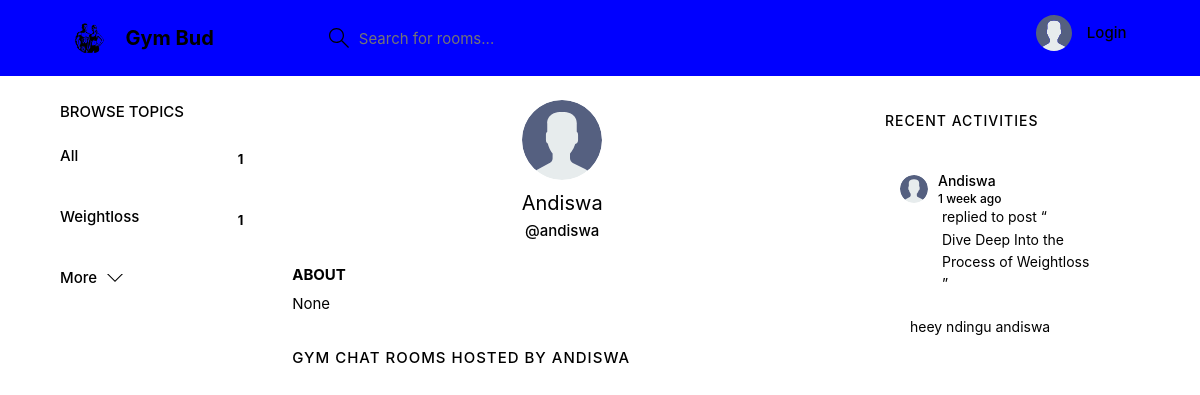
The app's page /profile/6, older data.
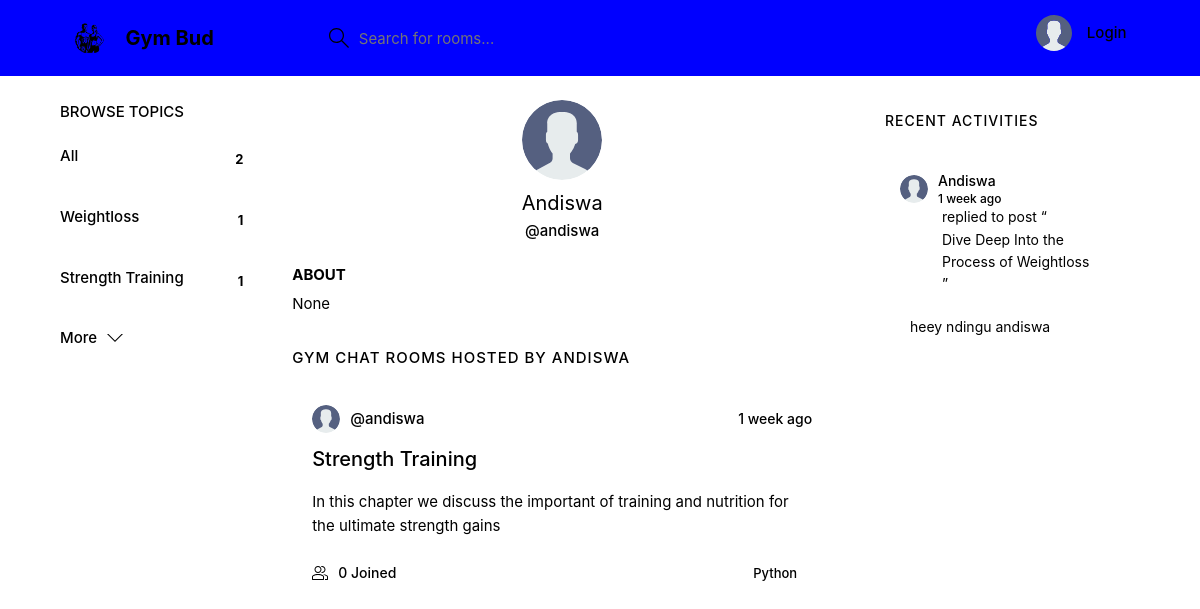
The same page, newer data.
### gym_bud_app/models.py (models this page shows, shortened)
class Topic(models.Model):
    name = models.CharField(max_length=200)
    def __str__(self):
        return self.name

class User(AbstractUser):
    name = models.CharField(max_length=200,null=True)
    email = models.EmailField(unique=True)
    bio = models.TextField(null=True)
    avatar = models.ImageField(null=True, default="avatar.svg")
    USERNAME_FIELD = 'email'
    REQUIRED_FIELDS = []

class Message(models.Model):
    user = models.ForeignKey(User, on_delete=models.CASCADE)
    room = models.ForeignKey(Room, on_delete=models.CASCADE)
    body = models.TextField()
    update = models.DateTimeField(auto_now=True)
    created = models.DateTimeField(auto_now_add=True)
    class Meta:
        ordering = ['-created']

class Room(models.Model):
    host = models.ForeignKey(User, models.SET_NULL, null=True)
    topic = models.ForeignKey(Topic, models.SET_NULL, null=True)
    name = models.CharField(max_length=200)
    description = models.TextField(null=True, blank=True)
    participants = models.ManyToManyField(User, related_name='participants', blank=True)
    updated = models.DateTimeField(auto_now=True)
    created = models.DateTimeField(auto_now_add=True)
    class Meta:
        ordering = ['-updated','-created']
    def __str__(self):
        return self.name

### gym_bud_app/views.py (the view)
# urls.py: path('profile/<str:pk>', userProfile, name='user-profile'),
def userProfile(request, pk):
    user = User.objects.get(id=pk)
    rooms = user.room_set.all()
    room_messages = user.message_set.all()
    topics = Topic.objects.all()
    context = {
        'user': user,
        'user_rooms': rooms,
        'topics': topics,
        'room_messages': room_messages
    }
    return render(request, 'base/profile.html', context)

### gym_bud_app/templates/base/profile.html (shortened to what this page needs)
{% extends 'main.html' %}
{% block content %}
  <main class="profile-page layout layout--3">
    <div class="container">
      {% include 'base/topics_component.html' %}
      <div class="roomList">
        <div class="profile">
          <div class="profile__avatar">
            <div class="avatar avatar--large active">
              <img src="{{user.avatar.url}}" />
            </div>
          </div>
          <div class="profile__info">
            <h3>{{user.username|capfirst}}</h3>
            <p><a href="">@{{user.username}}</a></p>
          </div>
          <div class="profile__about">
            <h3>About</h3>
            <p>
             {{user.bio}}
            </p>
          </div>
        </div>
        <div class="roomList__header">
          <div>
            <h2>Gym Chat Rooms Hosted By {{user.username}}</a>
            </h2>
          </div>
        </div>
        {% for room in user_rooms %}
        <div class="roomListRoom">
          <div class="roomListRoom__header">
            <a href="{% url 'user-profile' room.host.id %}" class="roomListRoom__author">
              <div class="avatar avatar--small active">
                <img src="{{user.avatar.url}}" />
              </div>
              <span>@{{user.username}}</span>
            </a>
            <div class="roomListRoom__actions">
              <span>{{room.created|timesince}} ago</span>
            </div>
          </div>
          <div class="roomListRoom__content">
            <a href="{% url 'room' room.id %}">{{room.topic}}</a>
            <p>
              {{room.description}}
            </p>
          </div>
          <div class="roomListRoom__meta">
            <a class="roomListRoom__joined">
              {{room.participants.all.count}} Joined
            </a>
            <p class="roomListRoom__topic">Python</p>
          </div>
        </div>
        {% endfor %}
      </div>
      <div class="activities">
        {% include 'base/activity_component.html' %}
      </div>
    </div>
  </main>
  {% endblock   %}

### templates/main.html (shortened to what this page needs)
<!DOCTYPE html>
{% load static %}
<html lang="en">
  <head>
    <link rel="stylesheet" href="{% static 'styles/style.css' %}" />
  </head>
    {% include 'navbar.html' %}  {% block content %} {% endblock %}
  </body>
</html>

### templates/navbar.html (shortened to what this page needs)
{% load static %}
<header class="header header--loggedIn">
  <div class="container">
    <a href="{% url 'home' %}" class="header__logo">
      <img src="{% static 'images/logo.png' %}" style="border-radius: 50px" />
      <h1>Gym Bud</h1>
    </a>
    <form class="header__search" method="get" action="{% url 'home' %}">
      <label>
        <input name="q" placeholder="Search for rooms..." />
      </label>
    </form>
    <nav class="header__menu">
      {% if request.user.is_authenticated %}
      <div class="header__user">
        <a href="{% url 'user-profile' request.user.id %}">
          <div class="avatar avatar--medium active">
            <img src="{{ request.user.avatar.url }}" />
          </div>
          <a href="{% url 'user-profile' request.user.id %}"
            ><p><span>{{user.username|capfirst}}</span></p></a
          >
        </a>
        <button class="dropdown-button">
          <svg
            version="1.1"
            xmlns="http://www.w3.org/2000/svg"
            width="32"
            height="32"
            viewBox="0 0 32 32"
          >
            <title>chevron-down</title>
            <path d="M16 21l-13-13h-3l16 16 16-16h-3l-13 13z"></path>
          </svg>
        </button>
      </div>
      <div class="dropdown-menu">
        <a href="{% url 'update-user' %}" class="dropdown-link"
          ><svg
            version="1.1"
            xmlns="http://www.w3.org/2000/svg"
            width="32"
            height="32"
            viewBox="0 0 32 32"
          >
            <title>tools</title>
            <path
              d="M27.465 32c-1.211 0-2.35-0.471-3.207-1.328l-9.392-9.391c-2.369 0.898-4.898 0.951-7.355 0.15-3.274-1.074-5.869-3.67-6.943-6.942-0.879-2.682-0.734-5.45 0.419-8.004 0.135-0.299 0.408-0.512 0.731-0.572 0.32-0.051 0.654 0.045 0.887 0.277l5.394 5.395 3.586-3.586-5.394-5.395c-0.232-0.232-0.336-0.564-0.276-0.887s0.272-0.596 0.572-0.732c2.552-1.152 5.318-1.295 8.001-0.418 3.274 1.074 5.869 3.67 6.943 6.942 0.806 2.457 0.752 4.987-0.15 7.358l9.392 9.391c0.844 0.842 1.328 2.012 1.328 3.207-0 2.5-2.034 4.535-4.535 4.535zM15.101 19.102c0.26 0 0.516 0.102 0.707 0.293l9.864 9.863c0.479 0.479 1.116 0.742 1.793 0.742 1.398 0 2.535-1.137 2.535-2.535 0-0.668-0.27-1.322-0.742-1.793l-9.864-9.863c-0.294-0.295-0.376-0.74-0.204-1.119 0.943-2.090 1.061-4.357 0.341-6.555-0.863-2.631-3.034-4.801-5.665-5.666-1.713-0.561-3.468-0.609-5.145-0.164l4.986 4.988c0.391 0.391 0.391 1.023 0 1.414l-5 5c-0.188 0.188-0.441 0.293-0.707 0.293s-0.52-0.105-0.707-0.293l-4.987-4.988c-0.45 1.682-0.397 3.436 0.164 5.146 0.863 2.631 3.034 4.801 5.665 5.666 2.2 0.721 4.466 0.604 6.555-0.342 0.132-0.059 0.271-0.088 0.411-0.088z"
            ></path>
          </svg>
          Settings</a
        >
        <a href="{% url 'logout' %}" class="dropdown-link"
          ><svg
            version="1.1"
            xmlns="http://www.w3.org/2000/svg"
            width="32"
            height="32"
            viewBox="0 0 32 32"
          >
            <title>sign-out</title>
            <path
              d="M3 0h22c0.553 0 1 0 1 0.553l-0 3.447h-2v-2h-20v28h20v-2h2l0 3.447c0 0.553-0.447 0.553-1 0.553h-22c-0.553 0-1-0.447-1-1v-30c0-0.553 0.447-1 1-1z"
            ></path>
            <path
              d="M21.879 21.293l1.414 1.414 6.707-6.707-6.707-6.707-1.414 1.414 4.293 4.293h-14.172v2h14.172l-4.293 4.293z"
            ></path>
          </svg>
          Logout</a
        >
      </div>
      {% else %}
      <a href="{% url 'login' %}">
        <img src="{% static 'images/avatar.svg' %}" />
        <p>Login</p>
      </a>
      {% endif %}
    </nav>
  </div>
</header>

### gym_bud_app/templates/base/topics_component.html
<div class="topics">
  <div class="topics__header">
    <h2>Browse Topics</h2>
  </div>
  <ul class="topics__list">
    <li>
      <a href="{% url 'home' %}" class="active"
        >All <span>{{topics.count}}</span></a
      >
    </li>
    {% for topic in topics %}
    <li>
      <a href="{% url 'home' %}?q={{topic.name}}"
        >{{topic.name}}<span>{{topic.room_set.all.count}}</span></a
      >
    </li>
    {% endfor %}
  </ul>
  <a class="btn btn--link" href="{% url 'topics' %}">
    More
    <svg
      version="1.1"
      xmlns="http://www.w3.org/2000/svg"
      width="32"
      height="32"
      viewBox="0 0 32 32"
    >
      <title>chevron-down</title>
      <path d="M16 21l-13-13h-3l16 16 16-16h-3l-13 13z"></path>
    </svg>
  </a>
</div>

### gym_bud_app/templates/base/activity_component.html (shortened to what this page needs)
<div class="activities">
  <div class="activities__header">
    <h2>Recent Activities</h2>
  </div>
  {% for message in room_messages %}
  <div class="activities__box">
    <div class="activities__boxHeader roomListRoom__header">
      <a
        href="{% url 'user-profile' message.user.id %}"
        class="roomListRoom__author"
      >
        <div class="avatar avatar--small">
          <img src="{{message.user.avatar.url}}" />
        </div>
        <p>
          {{message.user.username|capfirst}}
          <span>{{message.created|timesince}} ago</span>
        </p>
      </a>
    </div>
    <div class="activities__boxContent">
      <p>
        replied to post “<a href="{% url 'room' message.room.id %}"
          >{{message.room}}</a
        >”
      </p>
      <div class="activities__boxRoomContent">{{message.body}}</div>
    </div>
  </div>
  {% endfor %}
</div>

Row changes from the older to the newer data that the page shows:
added Topic: name "Strength Training", room_set.all.count "1"
added Room: avatar (placeholder picture), {{ user.username }} "andiswa", created "1 week", topic "Strength Training", description "In this chapter we discuss the important of training and nutrition for the ultimate strength gains", participants.all.count "0"
Text that changed along with them:
{{ topics.count }}: "1" → "2"
